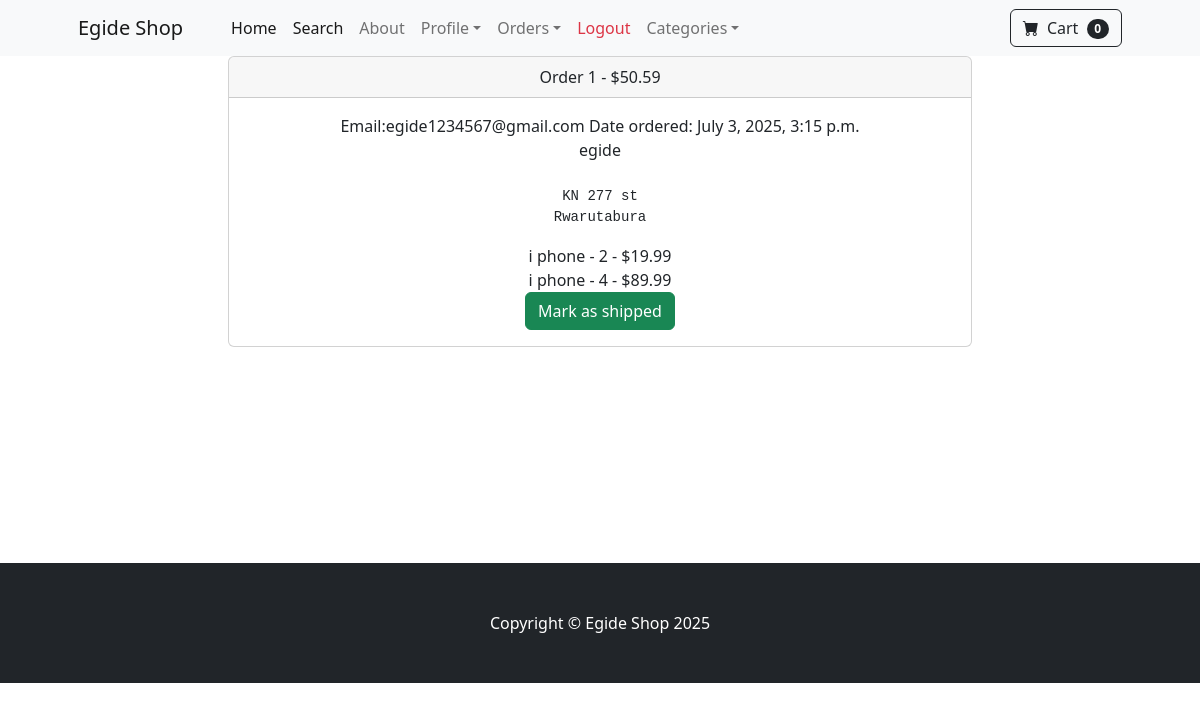
/payment/orders/1 (signed in), run on an earlier commit of the app's database.
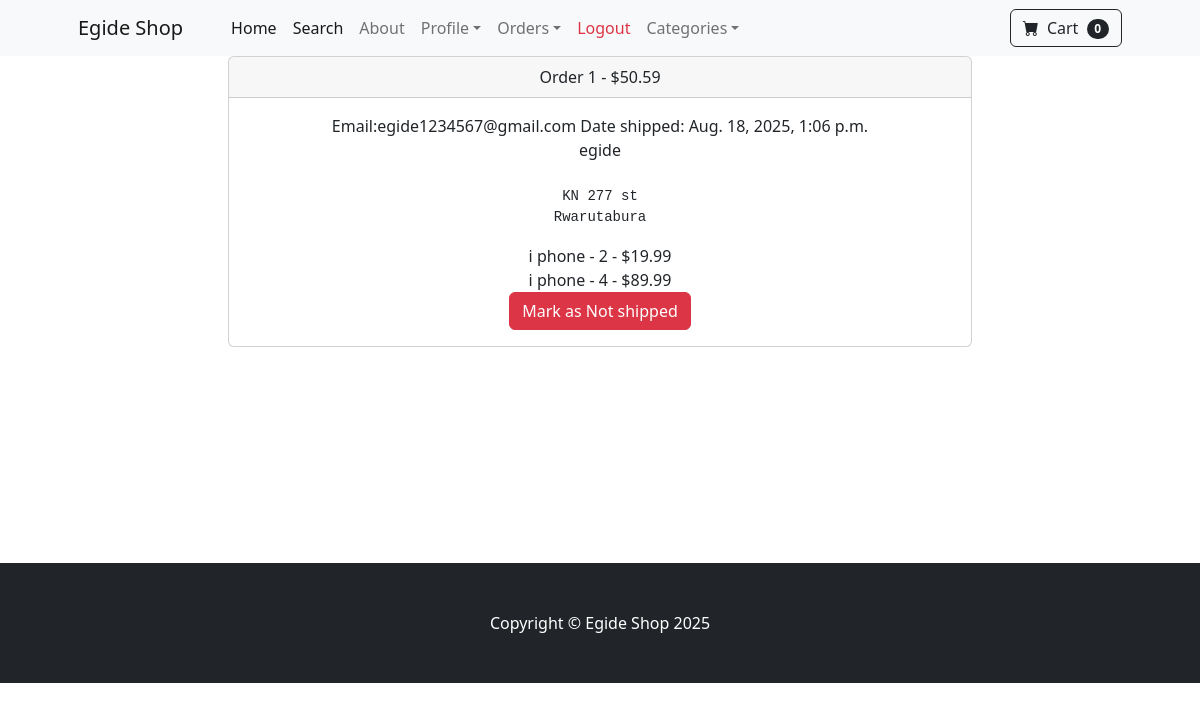
And on a later commit of the database.
### payment/models.py (models this page shows, shortened)
class Order(models.Model):
    user = models.ForeignKey(User, on_delete=models.CASCADE, null=True, blank=True)
    full_name = models.CharField(max_length=100)
    email = models.CharField(max_length=100)
    shipping_address = models.TextField(max_length=15000)
    amount_paid = models.DecimalField(max_digits=10, decimal_places=2)
    date_ordered = models.DateTimeField(auto_now_add=True)
    is_shipped = models.BooleanField(default=False)
    date_shipped = models.DateTimeField(blank=True, null=True)

class OrderItem(models.Model):
    order = models.ForeignKey(Order, on_delete=models.CASCADE, null=True)
    product = models.ForeignKey(Product, on_delete=models.CASCADE, null=True)
    user = models.ForeignKey(User, on_delete=models.CASCADE, null=True, blank=True)
    quantity = models.PositiveIntegerField(default=1)
    price = models.DecimalField(max_digits=10, decimal_places=2)

### store/models.py (models this page shows)
class Product(models.Model):
    name = models.CharField(max_length=50)
    price = models.DecimalField(default=0, max_digits=6, decimal_places=2)
    category = models.ForeignKey(Category, on_delete=models.CASCADE,default=1)
    description = models.TextField(max_length=500, default='', blank=True, null=True)
    image = models.ImageField(upload_to='uploads/product')
    def __str__(self):
        return self.name
    is_sale = models.BooleanField(default=False)
    sale_price = models.DecimalField(default=0, max_digits=6, decimal_places=2)

### payment/views.py (the view, shortened to what this page needs)
# urls.py: path('orders/<int:pk>', views.orders, name='orders'),
def orders(request, pk):
    if request.user.is_authenticated and request.user.is_superuser:
        order = Order.objects.get(id=pk)
        items = OrderItem.objects.filter(order=pk)
        return render(request, 'payment/orders.html', {"order": order, "items": items})
    else:
        messages.success(request, 'Access Denied')
        return redirect('home')

### cart/cart.py (called while the page is built)
    def __len__(self):
        return len(self.cart)

### cart/context_processors.py (called while the page is built)
def cart(request):
    return {'cart': Cart(request)}

### payment/templates/payment/orders.html (shortened to what this page needs)
{% extends 'base.html' %}
{% block content%}
<div class="container">
    <div class="row">
        <center>
            <div class="col-8">
                <div class="card">
                    <div class="card-header">
                        Order {{ order.id }} - ${{ order.amount_paid }}
                    </div>
                    <div class="card-body">
                        Email:{{ order.email }}
                        {% if order.date_shipped %}
                        Date shipped: {{ order.date_shipped }}
                        {% else %}
                        Date ordered: {{ order.date_ordered }}
                        {% endif %}
                        <br/>
                        {{ order.full_name }}<br/><br/>
                        <pre>{{ order.shipping_address }}</pre>
                        {% for item in items %}
                        {{ item.product }} - {{ item.quantity }} - ${{ item.price }}<br/>
                        {% endfor %}
                        {% if not order.is_shipped %}
                        <form method="POST">
                            <button type="submit" class="btn btn-success">Mark as shipped</button>
                        </form>
                        {% else %}
                        <form method="POST">
                            <button type="submit" class="btn btn-danger">Mark as Not shipped</button>
                        </form>
                        {% endif %}
                    </div>
                </div>
                <br/><br/><br/><br/><br/><br/><br/><br/><br/>
            </div>
        </center>
    </div>
</div>
{% endblock %}

### store/templates/base.html (shortened to what this page needs)
<!DOCTYPE html>
<html lang="en" xmlns="http://www.w3.org/1999/html">
<head>
    <link href="https://cdn.jsdelivr.net/npm/bootstrap-icons@1.5.0/font/bootstrap-icons.css" rel="stylesheet"/>
    <link href="../../static/css/styles.css" rel="stylesheet"/>
</head>
<body>
{% include 'navbar.html' %}
{% block content%}
{% endblock %}
<footer class="py-5 bg-dark">
    <div class="container"><p class="m-0 text-center text-white">Copyright &copy; Egide Shop 2025</p></div>
</footer>
</body>
</html>

### store/templates/navbar.html (shortened to what this page needs)
<nav class="navbar navbar-expand-lg navbar-light bg-light">
    <div class="container px-4 px-lg-5">
        <a class="navbar-brand" href="{% url 'home' %}">Egide Shop</a>
        <div class="collapse navbar-collapse" id="navbarSupportedContent">
            <ul class="navbar-nav me-auto mb-2 mb-lg-0 ms-lg-4">
                <li class="nav-item">
                    <a class="nav-link active" aria-current="page" href="{% url 'home' %}">Home</a>
                </li>
                <li class="nav-item">
                    <a class="nav-link active" aria-current="page" href="{% url 'search' %}">Search</a>
                </li>
                <li class="nav-item">
                    <a class="nav-link" href="{% url 'about' %}">About</a>
                </li>
                {% if user.is_authenticated %}
                <li class="nav-item dropdown">
                    <a class="nav-link dropdown-toggle" id="navbarDropdownProfile" href="#" role="button"
                       data-bs-toggle="dropdown" aria-expanded="false">Profile</a>
                </li>
                 <li class="nav-item dropdown">
                    <a class="nav-link dropdown-toggle" id="navbarDropdownShipped" href="#" role="button"
                           data-bs-toggle="dropdown" aria-expanded="false">Orders</a>
                </li>
                <li class="nav-item">
                    <a class="nav-link text-danger" href="{% url 'logout' %}">Logout</a>
                </li>
                {% else %}
                <li class="nav-item"><a class="nav-link text-success" href="{% url 'login' %}">Login</a></li>
                <li class="nav-item"><a class="nav-link text-primary" href="{% url 'register' %}">Register</a></li>
                {% endif %}
                <li class="nav-item dropdown">
                    <a class="nav-link dropdown-toggle" id="navbarDropdownCategories" href="#" role="button"
                       data-bs-toggle="dropdown" aria-expanded="false">Categories</a>
                </li>
            </ul>
            <form class="d-flex">
                <a href="{% url 'cart_summary' %}" class="btn btn-outline-dark">
                    <i class="bi-cart-fill me-1"></i>
                    Cart
                    <span class="badge bg-dark text-white ms-1 rounded-pill" id="cart_quantity">
                        {{ cart|length }}
                    </span>
                </a>
            </form>
        </div>
    </div>
</nav>

What changed in the data, as far as the page shows it:
changed Order "egide1234567@gmail.com": date_shipped (not shown) → "Aug. 18, 2025, 1:06 p.m."; is_shipped False → True (drawn); date_ordered "July 3, 2025, 3:15 p.m." → (not shown)
Also different on the page:
text no longer shown: "Date ordered: Mark as shipped"
text now shown: "Date shipped: Mark as Not shipped"
